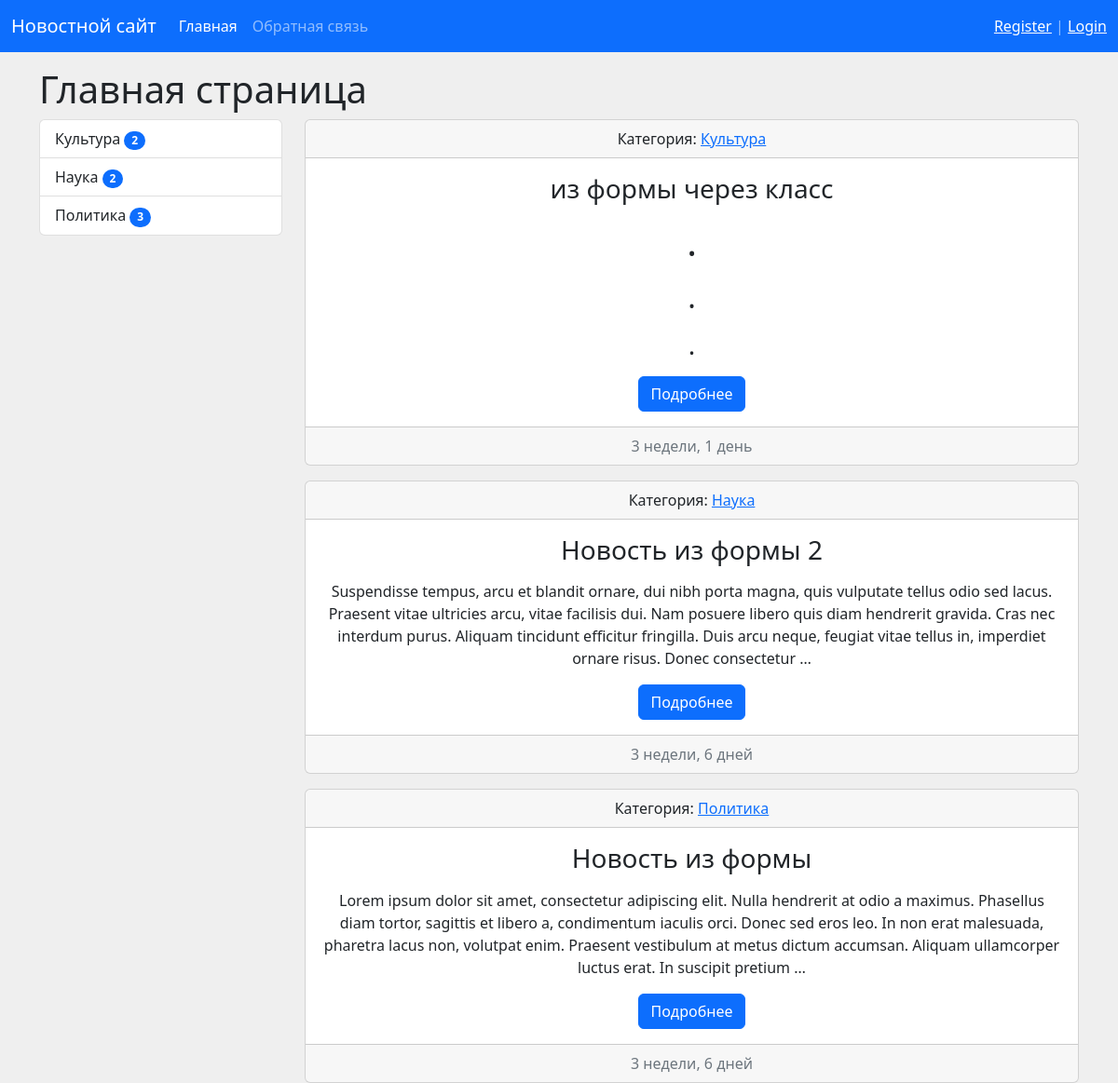
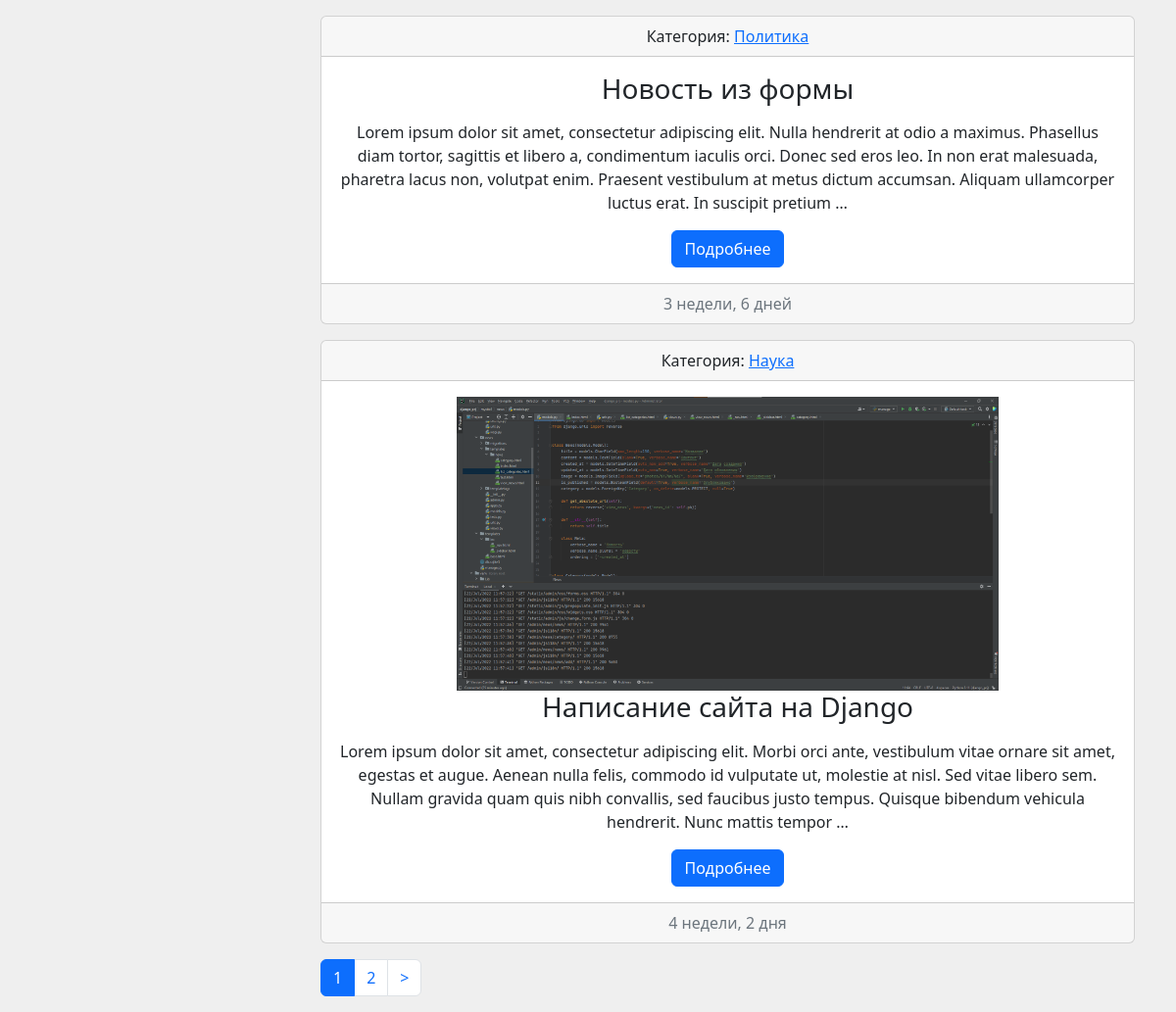
The page / on the database its author committed (2 pictures, top to bottom).
### news/models.py (models this page shows, shortened)
class Category(models.Model):
    title = models.CharField(max_length=150, db_index=True, verbose_name='Название')
    def __str__(self):
        return self.title
    def get_absolute_url(self):
        return reverse('category', kwargs={'category_id': self.pk})
    class Meta:
        verbose_name = 'Категория'
        verbose_name_plural = 'Категории'
        ordering = ['title']

class News(models.Model):
    title = models.CharField(max_length=150, verbose_name='Название')
    content = models.TextField(blank=True, verbose_name='Контент')
    created_at = models.DateTimeField(auto_now_add=True, verbose_name='Дата создания')
    updated_at = models.DateTimeField(auto_now=True, verbose_name='Дата обновления')
    image = models.ImageField(upload_to="photos/%Y/%m/%d/", blank=True, verbose_name='Изображение')
    is_published = models.BooleanField(default=True, verbose_name='Опубликовано')
    category = models.ForeignKey('Category', on_delete=models.PROTECT, verbose_name='Категория')
    views = models.IntegerField(default=0)
    def get_absolute_url(self):
        return reverse('view_news', kwargs={'pk': self.pk})
    class Meta:
        verbose_name = 'Новость'
        verbose_name_plural = 'Новости'
        ordering = ['-created_at']

### news/views.py (the view)
# urls.py: path('', HomeNews.as_view(), name='home'),
class HomeNews(MyMixin, ListView):
    model = News
    template_name = 'news/index.html'
    context_object_name = 'news'
    mixin_prop = 'hello world'
    paginate_by = 5
    def get_context_data(self, *, object_list=None, **kwargs):
        context = super().get_context_data(**kwargs)
        context['title'] = 'Главная страница'
        context['mixin_prop'] = self.get_prop()
        return context
    def get_queryset(self):
        return News.objects.filter(is_published=True)

### news/templatetags/news_tags.py (called while the page is built)
@register.inclusion_tag('news/list_categories.html', name='show_list_categories')
def show_categories(category = None):
    categories = Category.objects.annotate(cnt=Count('news', F('news__is_published'))).filter(cnt__gt=0)
    print(categories)
    return {'categories': categories, 'category': category}

### news/utils.py (called while the page is built)
    def get_prop(self):
        return self.mixin_prop.upper()

### news/templates/news/index.html (shortened to what this page needs)
{% extends 'base.html' %}
{% block sidebar %}{% load news_tags %}{% show_list_categories category %}{% endblock %}
{% block content %}
    {% for new in news %}
        <div class="mx-auto">
            <div class="card text-center mb-3">
                <div class="card-header">
                    Категория: <a href="{{ new.category.get_absolute_url }}">{{ new.category }}</a>
                </div>
                <div class="card-body">
                    {% if new.image %}
                        <img style="max-height: 300px; max-width: 600px; width: auto; height: auto"
                             src="../media/{{ new.image }}" alt="" class="float-left mr-3">
                    {% endif %}
                    <h3 class="card-title">{{ new.title }}</h3>
                    <p class="card-text">{{ new.content|safe|linebreaks|truncatewords:50 }}</p>
                    <a href="{{ new.get_absolute_url }}" class="btn btn-primary">Подробнее</a>
                </div>
                <div class="card-footer text-muted">
                    {{ new.created_at|timesince }}
                </div>
            </div>
        </div>
    {% empty %}
        <h2>Нет новостей из данной категории😔</h2>
    {% endfor %}
{% endblock %}

### templates/base.html (shortened to what this page needs)
{% load static %}
<!doctype html>
<html lang="en">
<head>
    <link href="{% static 'bootstrap/css/bootstrap.min.css' %}" rel="stylesheet">
    <link rel="stylesheet" href="{% static 'css/style.css' %}">
    <link href="{% static 'bootstrap/js/bootstrap.min.js' %}" rel="stylesheet">
</head>
<body>
{% include 'inc/_nav.html' %}
<div class="container mt-3">
    <h1>{{ title }}</h1>
    <div class="row">
        <div class="col-md-3">
            {% block sidebar %}SIDEBAR{% endblock %}
        </div>
        <div class="col-md-9">
            {% block content %}CONTENT{% endblock %}
            {% if page_obj.has_other_pages %}
                <nav aria-label="...">
                    <ul class="pagination">
                        {% for p in page_obj.paginator.page_range %}
                            {% if p == page_obj.number %}
                                <li class="page-item">
                                    <a class="page-link active" href="#">{{ p }}</a>
                                </li>
                            {% elif p > page_obj.number|add:-3 and p < page_obj.number|add:3 %}
                                <li class="page-item">
                                    <a class="page-link" href="?page={{ p }}">{{ p }}</a>
                                </li>
                            {% endif %}
                        {% endfor %}
                        {% if page_obj.has_next %}
                            <li class="page-item">
                                <a class="page-link" href="?page={{ page_obj.next_page_number }}">></a>
                            </li>
                        {% endif %}
                    </ul>
                </nav>
            {% endif %}
        </div>
    </div>
</div>
</body>
</html>

### templates/inc/_nav.html (shortened to what this page needs)
<nav class="navbar navbar-expand-lg navbar-dark bg-primary">
    <div class="container-fluid">
        <a class="navbar-brand" href="/">Новостной сайт</a>
        <div class="collapse navbar-collapse" id="navbarText">
            <ul class="navbar-nav me-auto mb-2 mb-lg-0">
                <li class="nav-item">
                    <a class="nav-link active" aria-current="page" href="/">Главная</a>
                </li>
                <li class="nav-item">
                    <a class="nav-link" href="{% url 'contact' %}">Обратная связь</a>
                </li>
            </ul>
            {% if request.user.is_authenticated %}
                <span class="navbar-text">
                    Добро пожаловать, {{ user.username }} | <a href="{% url 'logout' %}">Выход</a>
                </span>
            {% else %}
                <span class="navbar-text">
                    <a href="{% url 'register' %}">Register</a> | <a href="{% url 'login' %}">Login</a>
                </span>
            {% endif %}
        </div>
    </div>
</nav>

### news/templates/news/list_categories.html
<div class="list-group">
    {% for item in categories %}
        <a href="{{ item.get_absolute_url }}"
           class="list-group-item {% if category == item %} active {% endif %}">{{ item.title }}
        <span class="badge bg-primary rounded-pill ">{{ item.cnt }}</span></a>
    {% endfor %}
</div>

### mysite1/static/css/style.css (style rules this page uses)
body { background-color: #efefef; }

### rows shown on the page
Category: title "Культура", cnt "2"
Category: title "Наука", cnt "2"
Category: title "Политика", cnt "3"
News: category "Культура", title "из формы через класс", content ". . .", created_at "3 недели, 1 день"
News: category "Наука", title "Новость из формы 2", content "Suspendisse tempus, arcu et blandit ornare, dui nibh porta magna, quis vulputate tellus odio sed lacus. Praesent vitae ultricies arcu, vitae facilisis dui. Nam posuere libero quis diam hendrerit gravida. Cras nec interdum purus. Aliquam tincidunt efficitur fringilla. Duis arcu neque, feugiat vitae tellus in, imperdiet ornare risus. Donec consectetur …", created_at "3 недели, 6 дней"
News: category "Политика", title "Новость из формы", content "Lorem ipsum dolor sit amet, consectetur adipiscing elit. Nulla hendrerit at odio a maximus. Phasellus diam tortor, sagittis et libero a, condimentum iaculis orci. Donec sed eros leo. In non erat malesuada, pharetra lacus non, volutpat enim. Praesent vestibulum at metus dictum accumsan. Aliquam ullamcorper luctus erat. In suscipit pretium …", created_at "3 недели, 6 дней"
News: category "Политика", title "Новость из формы", content "Lorem ipsum dolor sit amet, consectetur adipiscing elit. Nulla hendrerit at odio a maximus. Phasellus diam tortor, sagittis et libero a, condimentum iaculis orci. Donec sed eros leo. In non erat malesuada, pharetra lacus non, volutpat enim. Praesent vestibulum at metus dictum accumsan. Aliquam ullamcorper luctus erat. In suscipit pretium …", created_at "3 недели, 6 дней"
News: category "Наука", image (picture), title "Написание сайта на Django", content "Lorem ipsum dolor sit amet, consectetur adipiscing elit. Morbi orci ante, vestibulum vitae ornare sit amet, egestas et augue. Aenean nulla felis, commodo id vulputate ut, molestie at nisl. Sed vitae libero sem. Nullam gravida quam quis nibh convallis, sed faucibus justo tempus. Quisque bibendum vehicula hendrerit. Nunc mattis tempor …", created_at "4 недели, 2 дня"

### other values the page prints
{{ title }} "Главная страница"
{{ p }} "1"
{{ p }} "2"
